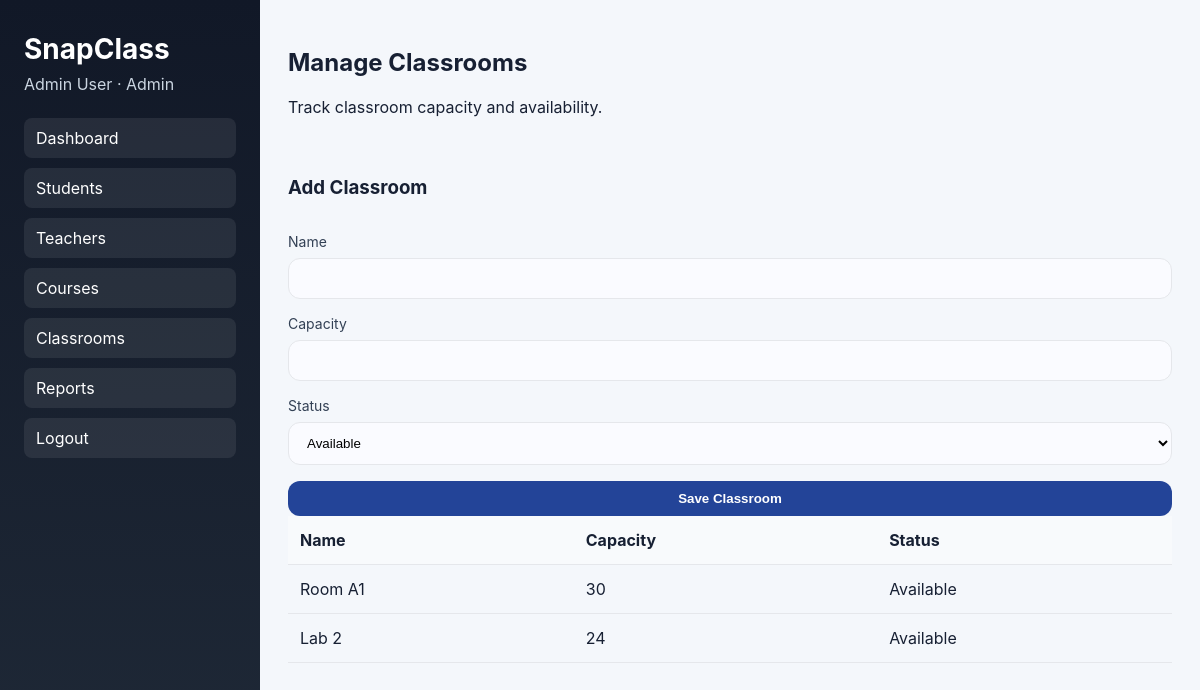
Before: /admin/classrooms (signed in) with the older database file.
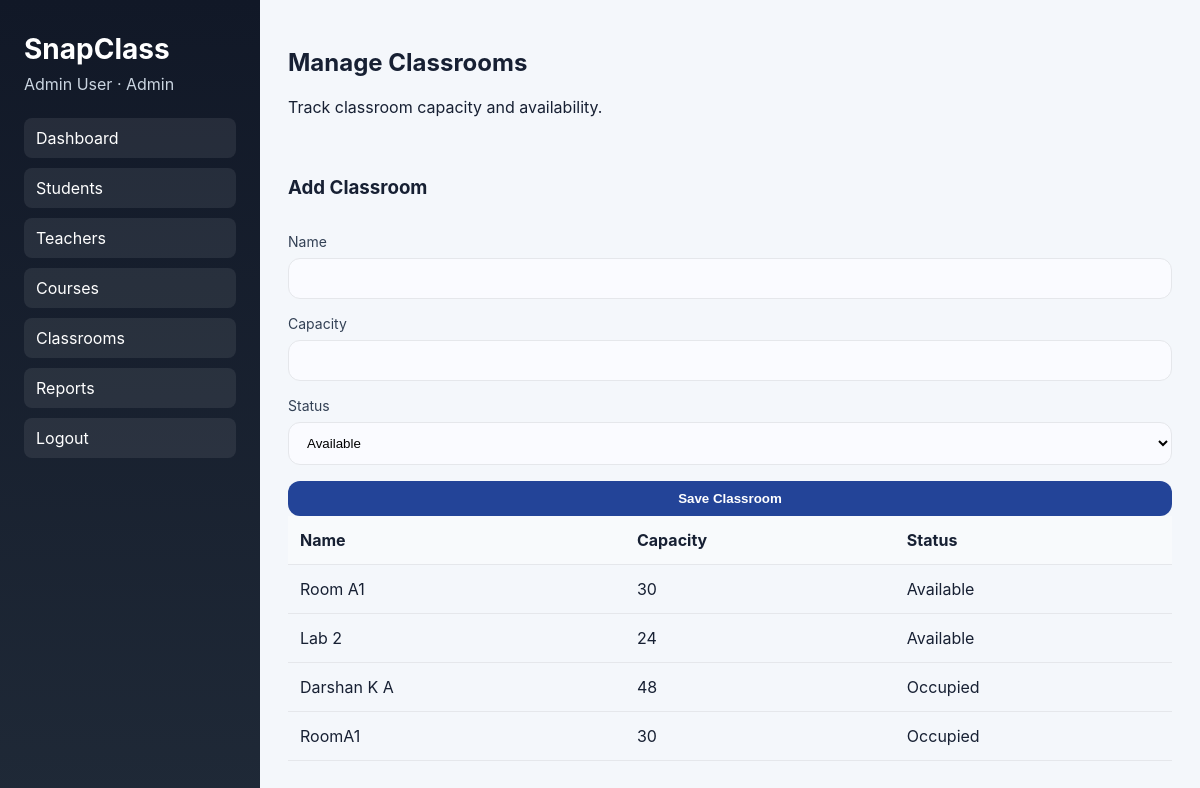
After: the same page with the newer database file.
### tables this page shows
CREATE TABLE classrooms (
                id INTEGER PRIMARY KEY AUTOINCREMENT,
                name TEXT NOT NULL UNIQUE,
                capacity INTEGER NOT NULL,
                status TEXT NOT NULL DEFAULT 'Available'
            );

### app.py (the view, shortened to what this page needs)
@app.route("/admin/classrooms", methods=["GET", "POST"])
def admin_classrooms():
    user = current_user()
    if not user or user["role"] != "admin":
        return redirect(url_for("login"))
    classrooms = fetch_classrooms()
    return render_template("admin_classrooms.html", user=user, classrooms=classrooms)

### app.py (called while the page is built)
def get_connection() -> sqlite3.Connection:
    connection = sqlite3.connect(DB_PATH)
    connection.row_factory = sqlite3.Row
    return connection

def current_user() -> dict[str, Any] | None:
    user_id = session.get("user_id")
    if not user_id:
        return None
    with get_connection() as connection:
        record = connection.execute("SELECT id, name, email, role FROM users WHERE id = ?", (user_id,)).fetchone()
        if record is None:
            return None
        return dict(record)

def fetch_classrooms() -> list[sqlite3.Row]:
    with get_connection() as connection:
        return connection.execute("SELECT * FROM classrooms ORDER BY id").fetchall()

### templates/admin_classrooms.html (shortened to what this page needs)
{% extends "role_base.html" %}
{% block nav %}
<nav>
  <a href="{{ url_for('admin_dashboard') }}">Dashboard</a>
  <a href="{{ url_for('admin_students') }}">Students</a>
  <a href="{{ url_for('admin_teachers') }}">Teachers</a>
  <a href="{{ url_for('admin_courses') }}">Courses</a>
  <a href="{{ url_for('admin_classrooms') }}">Classrooms</a>
  <a href="{{ url_for('admin_reports') }}">Reports</a>
  <a href="{{ url_for('logout') }}">Logout</a>
</nav>
{% endblock %}
{% block content %}
<header class="topbar">
  <div>
    <h2>Manage Classrooms</h2>
    <p>Track classroom capacity and availability.</p>
  </div>
</header>
<div class="form-card">
  <form method="post" class="simple-form">
    <h3>Add Classroom</h3>
    <label>Name<input type="text" name="name" required /></label>
    <label>Capacity<input type="number" name="capacity" required /></label>
    <label>Status<select name="status"><option>Available</option><option>Occupied</option></select></label>
    <button class="btn-primary" type="submit">Save Classroom</button>
  </form>
</div>
<div class="form-card">
  <div class="table-wrap">
    <table class="data-table">
      <thead><tr><th>Name</th><th>Capacity</th><th>Status</th></tr></thead>
      <tbody>
        {% for classroom in classrooms %}
        <tr><td>{{ classroom.name }}</td><td>{{ classroom.capacity }}</td><td>{{ classroom.status }}</td></tr>
        {% endfor %}
      </tbody>
    </table>
  </div>
</div>
{% endblock %}

Changed rows visible on the page:
added classrooms: name "Darshan K A", capacity "48", status "Occupied"
added classrooms: name "RoomA1", capacity "30", status "Occupied"
